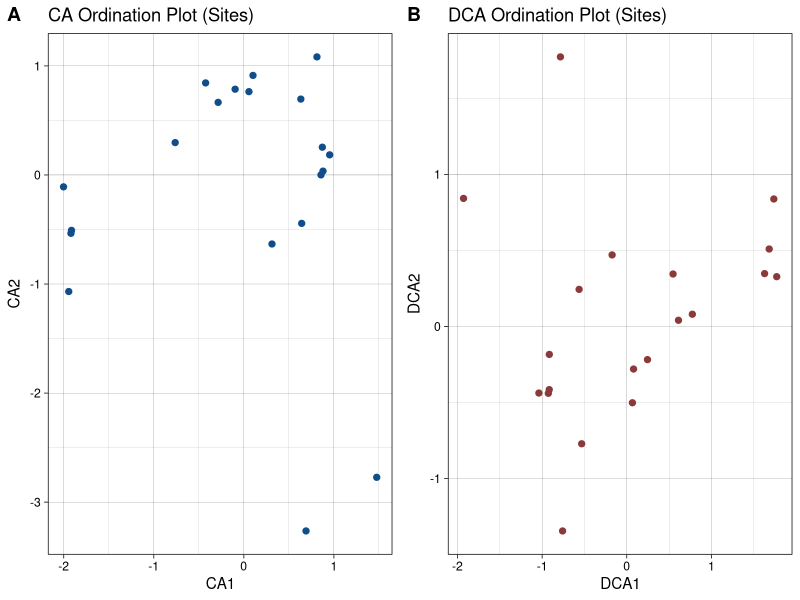

This chart was generated by the following R code:
## ---- chunk 1
knitr::opts_chunk$set(
  comment = "R>", 
  warning = FALSE, 
  message = FALSE,
  fig.width = 4.5,
  fig.height = 2.625,
  out.width = "75%",
  fig.asp = NULL, # control via width/height
  dpi = 300
)

ggplot2::theme_set(
  ggplot2::theme_minimal(base_size = 8)
)
ggplot2::theme_set(
  ggplot2::theme_bw(base_size = 8)
)
## ---- chunk 2
#| fig.align: center
#| fig.cap: "Comparison of CA and DCA ordinations applied to the dune data."

# Load necessary libraries
library(vegan)
library(ggplot2)
library(ggpubr)

# Load example data
data(dune)

# Perform CA
ca_result <- cca(dune)

# Perform DCA
dca_result <- decorana(dune)

# Extract scores for sites
ca_sites <- scores(ca_result, display = "sites")
dca_sites <- scores(dca_result, display = "sites")

# Create CA plot
ca_plot <- ggplot(as.data.frame(ca_sites), aes(x = CA1, y = CA2)) +
  geom_point(colour = 'dodgerblue4', size = 1.8) +
  labs(title = "CA Ordination Plot (Sites)", x = "CA1", y = "CA2") +
  theme_linedraw()

# Create DCA plot
dca_plot <- ggplot(as.data.frame(dca_sites), aes(x = DCA1, y = DCA2)) +
  geom_point(colour = 'indianred4', size = 1.8) +
  labs(title = "DCA Ordination Plot (Sites)", x = "DCA1", y = "DCA2") +
  theme_linedraw()

# Arrange plots side by side
ggarrange(ca_plot, dca_plot, ncol = 2, labels = "AUTO")
